Frame 1 (no input): blank canvas, image omitted
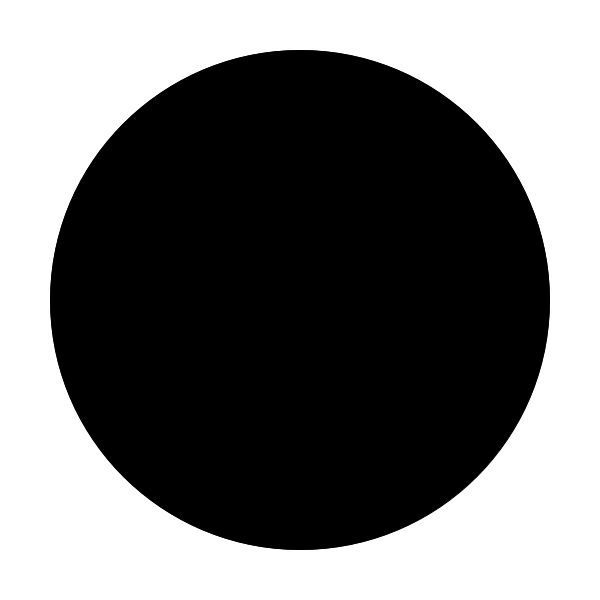
Frame 60 (the mouse pressed at the canvas centre just before this capture)
Frame 120 (the mouse held since frame 60 and released just before this capture): blank canvas, image omitted

The Processing sketch that drew this single still picture (run headless with seeded random() and noise(); from frame 60 on, the mouse is pressed at the canvas centre):

// Processing sketch: _10_growing_circle2
// ── _10_growing_circle2.pde
float diameter = 0;
float targetDiameter = 500;

void setup() {
  size(600, 600);
  background(255);
  smooth();
  fill(0);
}

void draw() {
  background(255);
  ellipse(width/2, height/2, diameter, diameter);
  diameter += (targetDiameter - diameter) * 0.125;  
}

void mousePressed() {
  float d = dist(width/2, height/2, mouseX, mouseY);
  targetDiameter = d * 2;
}
